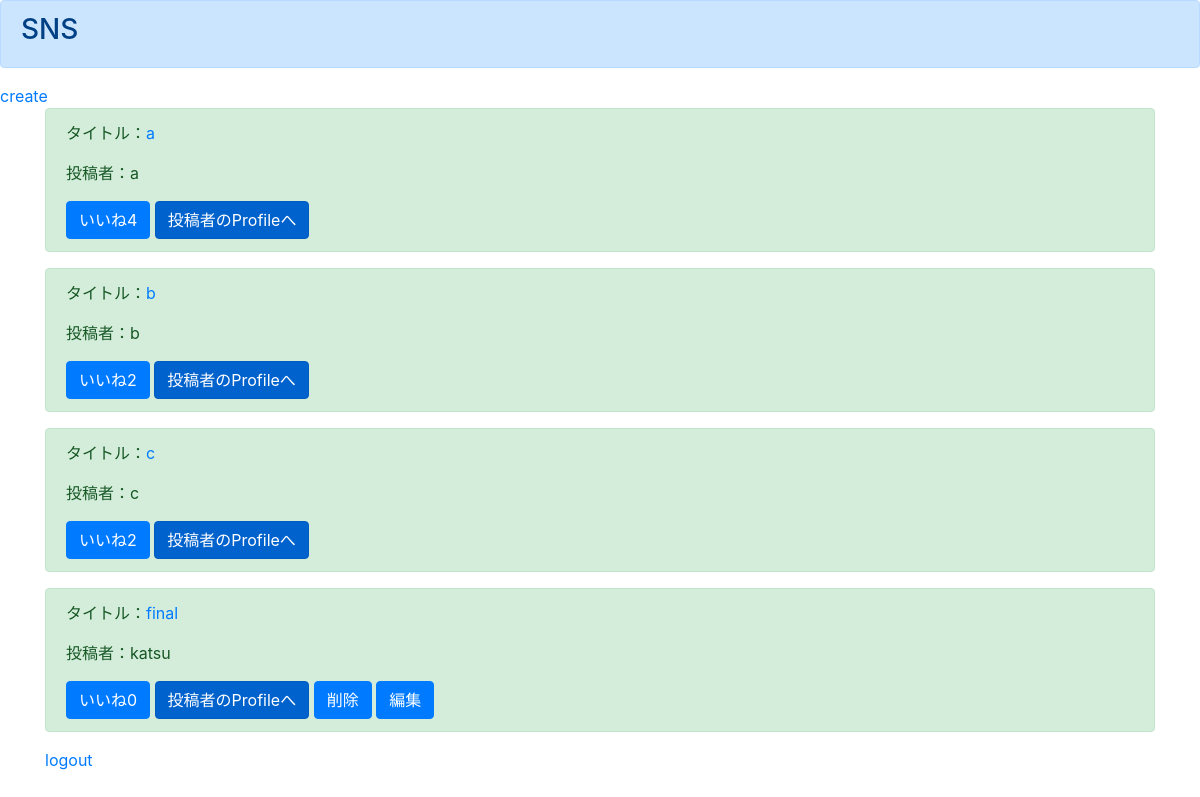
Page /list/ (signed in) on the earlier database version.
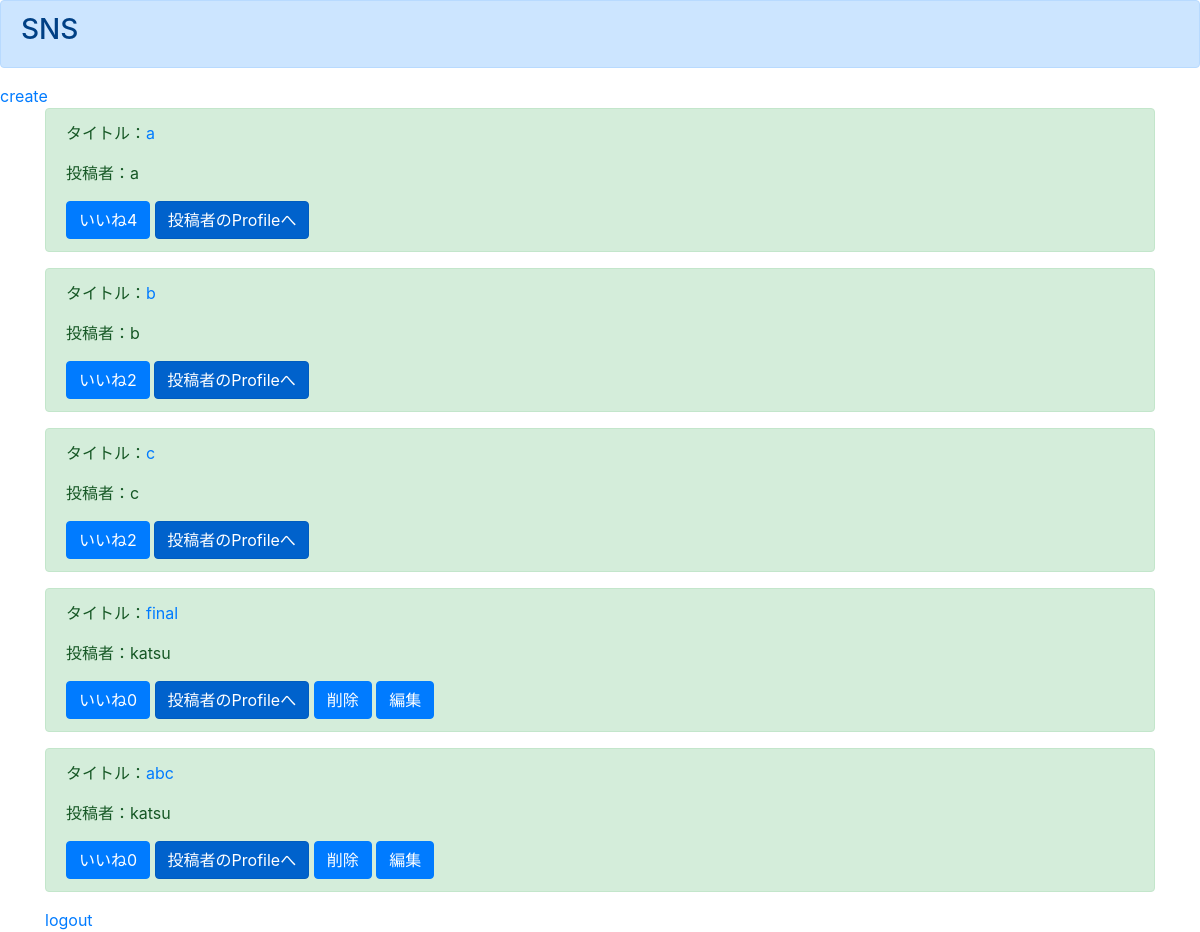
Same page on the later database version.
### boardapp/models.py (models this page shows)
class BoardModel(models.Model):
    title = models.CharField(max_length=100)
    content = models.TextField()
    author = models.CharField(max_length=50)
    sns_image = models.ImageField(upload_to='')
    good = models.IntegerField(null=True, blank=True, default=0)
    readtext = models.TextField(null=True, blank=True, default='initial')

### boardapp/views.py (the view)
# urls.py: path('list/', listfunc, name='list'),
@login_required
def listfunc(request):
	object_list = BoardModel.objects.all()
	return render(request, 'list.html', {'object_list':object_list})

### templates/list.html (shortened to what this page needs)
{% extends 'base.html' %}
{% block header %}
<div class="alert alert-primary" role="alert">
    <h3>SNS</h3>
</div>
{% endblock header %}
{% block content %}
<a href="{% url 'create' %}">create</a>
{% if user.is_authenticated %}
<div class="container">
    {% for item in object_list %}
    <div class="alert alert-success" role="alert">
        <p>タイトル：<a href="{% url 'detail' item.pk %}">{{ item.title }}</a></p>
        <p>投稿者：{{ item.author }}</p>
        <a href="{% url 'good' item.pk %}" class="btn btn-primary "  tabindex="-1" role="button" aria-disabled="true">いいね{{item.good}}</a>
        <a href="{% url 'profile' item.pk %}" class="btn btn-primary active" role="button" aria-pressed="true">投稿者のProfileへ</a>
        {% if item.author  == user.username %}
           <a href="{% url 'delete' item.pk %}" class="btn btn-primary "  tabindex="-1" role="button" aria-disabled="true">削除</a>
           <a href="{% url 'update' item.pk %}" class="btn btn-primary "  tabindex="-1" role="button" aria-disabled="true">編集</a>
        {% endif %}
    </div>
    {% endfor %}
    <a href="{% url 'logout' %}" >logout</a>
</div>
{% else %}
please login <a href="{% url 'login' %}" >login</a>
{% endif %}
{% endblock content %}

### templates/base.html (shortened to what this page needs)
<!doctype html>
<html lang="en">
  <head>
    <link rel="stylesheet" href="https://cdn.jsdelivr.net/npm/bootstrap@4.6.0/dist/css/bootstrap.min.css">
  </head>
  <body>
    {% block header %}{% endblock header %}
	{% block content %}{% endblock content %}
  </body>
</html>

Differences in the rows shown:
added BoardModel: title "abc", author "katsu", good "0", shows "削除"
